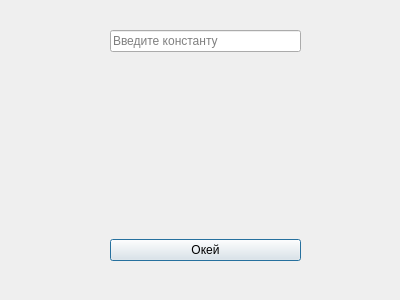
<?xml version="1.0" encoding="UTF-8"?>
<ui version="4.0">
 <class>MultOnConst</class>
 <widget class="QDialog" name="MultOnConst">
  <property name="geometry">
   <rect>
    <x>0</x>
    <y>0</y>
    <width>400</width>
    <height>300</height>
   </rect>
  </property>
  <property name="windowTitle">
   <string>Умножение на константу</string>
  </property>
  <widget class="QWidget" name="verticalLayoutWidget">
   <property name="geometry">
    <rect>
     <x>110</x>
     <y>30</y>
     <width>191</width>
     <height>231</height>
    </rect>
   </property>
   <layout class="QVBoxLayout" name="verticalLayout">
    <property name="sizeConstraint">
     <enum>QLayout::SetNoConstraint</enum>
    </property>
    <item>
     <widget class="QLineEdit" name="lineEdit_const">
      <property name="text">
       <string/>
      </property>
      <property name="placeholderText">
       <string>Введите константу</string>
      </property>
     </widget>
    </item>
    <item>
     <spacer name="verticalSpacer">
      <property name="orientation">
       <enum>Qt::Vertical</enum>
      </property>
      <property name="sizeType">
       <enum>QSizePolicy::Preferred</enum>
      </property>
      <property name="sizeHint" stdset="0">
       <size>
        <width>20</width>
        <height>40</height>
       </size>
      </property>
     </spacer>
    </item>
    <item>
     <widget class="QLabel" name="label_result">
      <property name="text">
       <string/>
      </property>
      <property name="alignment">
       <set>Qt::AlignCenter</set>
      </property>
     </widget>
    </item>
    <item>
     <widget class="QPushButton" name="pushButton_ok">
      <property name="text">
       <string>Окей</string>
      </property>
     </widget>
    </item>
   </layout>
  </widget>
 </widget>
 <resources/>
 <connections/>
</ui>
